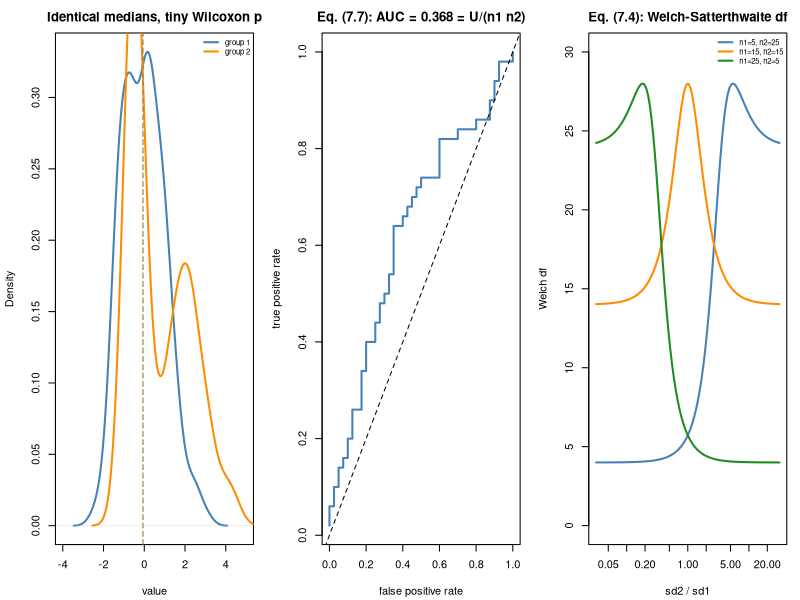

Write the R code that produced this figure.
## ---- chunk 1
MODULE_NAME <- "07_ttests_ranks_permutation"
OUT <- file.path(Sys.getenv("STATS_OUT", unset = "results"), MODULE_NAME)
dir.create(OUT, recursive = TRUE, showWarnings = FALSE)
header <- function(txt) cat("\n", strrep("=", 72), "\n", txt, "\n",
                            strrep("=", 72), "\n", sep = "")
## ---- chunk 2
header("1. Implementing the t-tests from their formulas (7.1)-(7.4)")
t_pooled <- function(x, y) {                                   # eq. (7.2)
  n1 <- length(x); n2 <- length(y)
  sp2 <- ((n1-1)*var(x) + (n2-1)*var(y)) / (n1+n2-2)
  t <- (mean(x) - mean(y)) / sqrt(sp2 * (1/n1 + 1/n2))
  df <- n1 + n2 - 2
  c(t = t, df = df, p = 2 * pt(abs(t), df, lower.tail = FALSE))
}
t_welch <- function(x, y) {                                    # eq. (7.3)-(7.4)
  n1 <- length(x); n2 <- length(y)
  v1 <- var(x)/n1; v2 <- var(y)/n2
  t <- (mean(x) - mean(y)) / sqrt(v1 + v2)
  df <- (v1 + v2)^2 / (v1^2/(n1-1) + v2^2/(n2-1))              # Welch-Satterthwaite
  c(t = t, df = df, p = 2 * pt(abs(t), df, lower.tail = FALSE))
}
set.seed(701)
x <- rnorm(8, 0, 1); y <- rnorm(20, 0.8, 2.5)
tp <- t_pooled(x, y); tw <- t_welch(x, y)
cat(sprintf("  pooled (7.2): t=%+.4f  df=%.0f      p=%.4f\n", tp["t"], tp["df"], tp["p"]))
cat(sprintf("  Welch  (7.3): t=%+.4f  df=%.2f   p=%.4f\n", tw["t"], tw["df"], tw["p"]))
tt <- t.test(x, y)
cat(sprintf("  t.test()    : t=%+.4f  df=%.2f   p=%.4f   (var.equal=FALSE default)\n",
            tt$statistic, tt$parameter, tt$p.value))
cat(sprintf("\n  Welch df lies between min(n)-1=%d and n1+n2-2=%d, as required.\n",
            min(length(x), length(y)) - 1, length(x) + length(y) - 2))

## ---- chunk 3
header("Calibration under unequal variances and unequal n")
fpr <- function(n1, n2, sd1, sd2, n_sim = 4000) {
  r <- replicate(n_sim, {
    a <- rnorm(n1, 0, sd1); b <- rnorm(n2, 0, sd2)
    c(t_pooled(a, b)["p"], t_welch(a, b)["p"])
  })
  c(pooled = mean(r[1, ] < 0.05), welch = mean(r[2, ] < 0.05))
}
set.seed(702)
cat(sprintf("%4s%4s%6s%6s%13s%12s\n", "n1", "n2", "sd1", "sd2", "pooled FPR", "Welch FPR"))
for (cfg in list(c(10,10,1,1), c(10,10,1,3), c(5,25,3,1), c(5,25,1,3), c(25,5,1,3))) {
  r <- fpr(cfg[1], cfg[2], cfg[3], cfg[4])
  flag <- if (r["pooled"] > 0.08) "  <-- BROKEN" else ""
  cat(sprintf("%4d%4d%6g%6g%12.1f%%%11.1f%%%s\n", cfg[1], cfg[2], cfg[3], cfg[4],
              100*r["pooled"], 100*r["welch"], flag))
}
cat("\n  Welch holds ~5% everywhere. Pooled fails badly when the SMALL group\n")
cat("  has the LARGE variance. This is why t.test() defaults to Welch.\n")
cat("  DO NOT pre-test variances and then choose: the two-stage procedure has\n")
cat("  its own distorted error rate.\n")
## ---- chunk 4
header("2. t-test == lm == ANOVA, to machine precision (7.5)")
set.seed(703)
g1 <- rnorm(15, 5); g2 <- rnorm(15, 6.2)
d <- data.frame(y = c(g1, g2), g = rep(c("A", "B"), each = 15))
fit <- lm(y ~ g, data = d)
tt <- t.test(g1, g2, var.equal = TRUE)
av <- anova(fit)
cat(sprintf("  lm coefficient beta1    = %.10f\n", coef(fit)["gB"]))
cat(sprintf("  difference of means     = %.10f\n", mean(g2) - mean(g1)))
cat(sprintf("  lm t-statistic          = %.10f\n", coef(summary(fit))["gB", "t value"]))
cat(sprintf("  pooled t-test statistic = %.10f\n", -tt$statistic))
cat(sprintf("\n  F from anova(lm)        = %.10f\n", av[["F value"]][1]))
cat(sprintf("  t^2                     = %.10f   <- eq. (B.6)\n", tt$statistic^2))
stopifnot(all.equal(unname(coef(summary(fit))["gB", "t value"]), unname(-tt$statistic)))
stopifnot(all.equal(av[["F value"]][1], unname(tt$statistic^2)))
cat("\n  Assertions passed: they are the same computation.\n")

set.seed(704)
subj <- rnorm(14, 0, 2)
pre <- subj + rnorm(14, 0, 0.7); post <- subj + rnorm(14, 0, 0.7) + 0.9
cat(sprintf("\n  paired t-test p             = %.6f\n",
            t.test(post, pre, paired = TRUE)$p.value))
cat(sprintf("  one-sample t on differences = %.6f\n", t.test(post - pre)$p.value))
## ---- chunk 5
header("3. Mann-Whitney = AUC, not a median test (7.6)-(7.7)")
mann_whitney <- function(x, y) {
  n1 <- length(x); n2 <- length(y)
  R1 <- sum(rank(c(x, y))[seq_len(n1)])
  U1 <- R1 - n1 * (n1 + 1) / 2                                 # eq. (7.6)
  list(U1 = U1, AUC = U1 / (n1 * n2), E_U = n1 * n2 / 2,
       Var_U = n1 * n2 * (n1 + n2 + 1) / 12,
       rank_biserial = 2 * U1 / (n1 * n2) - 1)
}
set.seed(705)
a <- rnorm(40); b <- rnorm(50, 0.7)
r <- mann_whitney(a, b)
direct_auc <- mean(outer(a, b, ">")) + 0.5 * mean(outer(a, b, "=="))
cat(sprintf("  U1 from ranks (7.6)       = %.1f\n", r$U1))
cat(sprintf("  U from wilcox.test()      = %.1f\n",
            wilcox.test(a, b)$statistic))
cat(sprintf("  AUC = U1/(n1*n2)  (7.7)   = %.6f\n", r$AUC))
cat(sprintf("  direct P(a > b)           = %.6f   <- identical\n", direct_auc))
cat(sprintf("  rank-biserial correlation = %+.4f\n", r$rank_biserial))

cat("\n--- Two distributions with the SAME median but different shape ---\n")
set.seed(706)
h1 <- rnorm(300)
h2 <- c(rnorm(150, -0.55, 0.30), rnorm(150, 1.8, 1.2))
h2 <- h2 - median(h2) + median(h1)         # force medians to match EXACTLY
cat(sprintf("  median group 1 = %+.4f\n", median(h1)))
cat(sprintf("  median group 2 = %+.4f   (matched by construction)\n", median(h2)))
cat(sprintf("  mean   group 1 = %+.4f\n", mean(h1)))
cat(sprintf("  mean   group 2 = %+.4f\n", mean(h2)))
cat(sprintf("\n  Mann-Whitney p = %.2e   <- 'significant' despite identical medians\n",
            wilcox.test(h1, h2)$p.value))
cat(sprintf("  AUC            = %.4f\n", mann_whitney(h1, h2)$AUC))
cat(sprintf("  Welch t-test p = %.4f\n", t.test(h1, h2)$p.value))
cat("\n  CONCLUSION: 'use Wilcoxon to compare medians' is FALSE in general.\n")
cat("  Report what it estimates: P(Y1 > Y2), i.e. the AUC.\n")
## ---- chunk 6
header("4. Relative power under three data-generating processes")
perm_p <- function(a, b, B = 199) {
  pooled <- c(a, b); n <- length(a)
  obs <- abs(mean(a) - mean(b))
  cnt <- sum(replicate(B, {
    p <- sample(pooled); abs(mean(p[seq_len(n)]) - mean(p[-seq_len(n)])) >= obs }))
  (1 + cnt) / (B + 1)
}
compare_power <- function(fa, fb, n = 15, n_sim = 800) {
  r <- replicate(n_sim, {
    a <- fa(n); b <- fb(n)
    c(t.test(a, b)$p.value,
      suppressWarnings(wilcox.test(a, b)$p.value),
      perm_p(a, b))
  })
  rowMeans(r < 0.05)
}
set.seed(707)
cases <- list(
  "Normal, shift 0.8"           = list(function(k) rnorm(k), function(k) rnorm(k, 0.8)),
  "Log-normal, ratio 2"         = list(function(k) rlnorm(k), function(k) 2 * rlnorm(k)),
  "Heavy tails (t3), shift 0.8" = list(function(k) rt(k, 3), function(k) rt(k, 3) + 0.8),
  "TRUE NULL (calibration)"     = list(function(k) rnorm(k), function(k) rnorm(k)))
cat(sprintf("%-30s%10s%11s%13s\n", "scenario", "Welch t", "Wilcoxon", "permutation"))
for (nm in names(cases)) {
  r <- compare_power(cases[[nm]][[1]], cases[[nm]][[2]])
  cat(sprintf("%-30s%9.1f%%%10.1f%%%12.1f%%\n", nm, 100*r[1], 100*r[2], 100*r[3]))
}
cat("\n  All three hold ~5% under the null: all VALID, just differently\n")
cat("  powerful. Choose by ESTIMAND, not by a pre-test.\n")
## ---- chunk 7
header("5. Permutation is exact ONLY under exchangeability")
set.seed(708)
cat(sprintf("  permuting independent observations : FPR = %.1f%%  (valid)\n",
            100 * mean(replicate(600, perm_p(rnorm(8), rnorm(8)) < 0.05))))
clustered_fpr <- mean(replicate(600, {
  b <- rnorm(8)                                   # 8 donors, 4 per arm
  cells <- matrix(rnorm(8 * 30), nrow = 8) + b
  perm_p(as.vector(cells[1:4, ]), as.vector(cells[5:8, ]), B = 99) < 0.05
}))
cat(sprintf("  permuting CELLS from clustered data: FPR = %.1f%%  (broken)\n",
            100 * clustered_fpr))
fixed_fpr <- mean(replicate(600, {
  b <- rnorm(8)
  cells <- matrix(rnorm(8 * 30), nrow = 8) + b
  dm <- rowMeans(cells)
  obs <- abs(mean(dm[1:4]) - mean(dm[5:8]))
  cnt <- sum(replicate(99, { p <- sample(dm); abs(mean(p[1:4]) - mean(p[5:8])) >= obs }))
  (1 + cnt) / 100 < 0.05
}))
cat(sprintf("  permuting DONOR labels             : FPR = %.1f%%  (valid)\n",
            100 * fixed_fpr))
cat("\n  Permutation does NOT rescue pseudoreplication. Permute at the level\n")
cat("  that was randomised.\n")
## ---- chunk 8
png(file.path(OUT, "two_group_tests.png"), width = 1300, height = 420, res = 110)
par(mfrow = c(1, 3), mar = c(4.2, 4.2, 2.5, 1))
plot(density(h1), col = "steelblue", lwd = 2, xlim = c(-4, 5),
     main = "Identical medians, tiny Wilcoxon p", xlab = "value")
lines(density(h2), col = "darkorange", lwd = 2)
abline(v = median(h1), col = "steelblue", lty = 2)
abline(v = median(h2), col = "darkorange", lty = 3)
legend("topright", c("group 1", "group 2"), col = c("steelblue", "darkorange"),
       lwd = 2, bty = "n", cex = 0.7)

scores <- c(a, b); labels <- c(rep(0, length(a)), rep(1, length(b)))
o <- order(-scores)
tpr <- cumsum(labels[o]) / sum(labels)
fpr_ <- cumsum(1 - labels[o]) / sum(1 - labels)
plot(fpr_, tpr, type = "l", lwd = 2, col = "steelblue", xlab = "false positive rate",
     ylab = "true positive rate",
     main = sprintf("Eq. (7.7): AUC = %.3f = U/(n1 n2)", mann_whitney(a, b)$AUC))
abline(0, 1, lty = 2)

ratios <- 10^seq(-1.5, 1.5, length.out = 100)
plot(NA, xlim = range(ratios), ylim = c(0, 30), log = "x", xlab = "sd2 / sd1",
     ylab = "Welch df", main = "Eq. (7.4): Welch-Satterthwaite df")
cols <- c("steelblue", "darkorange", "forestgreen")
cfgs <- list(c(5, 25), c(15, 15), c(25, 5))
for (i in seq_along(cfgs)) {
  n1 <- cfgs[[i]][1]; n2 <- cfgs[[i]][2]
  dfs <- (1/n1 + ratios^2/n2)^2 / ((1/n1)^2/(n1-1) + (ratios^2/n2)^2/(n2-1))
  lines(ratios, dfs, col = cols[i], lwd = 2)
}
legend("topright", sapply(cfgs, function(z) sprintf("n1=%d, n2=%d", z[1], z[2])),
       col = cols, lwd = 2, bty = "n", cex = 0.7)
invisible(dev.off())
cat("\nFigure written to", file.path(OUT, "two_group_tests.png"), "\n")
